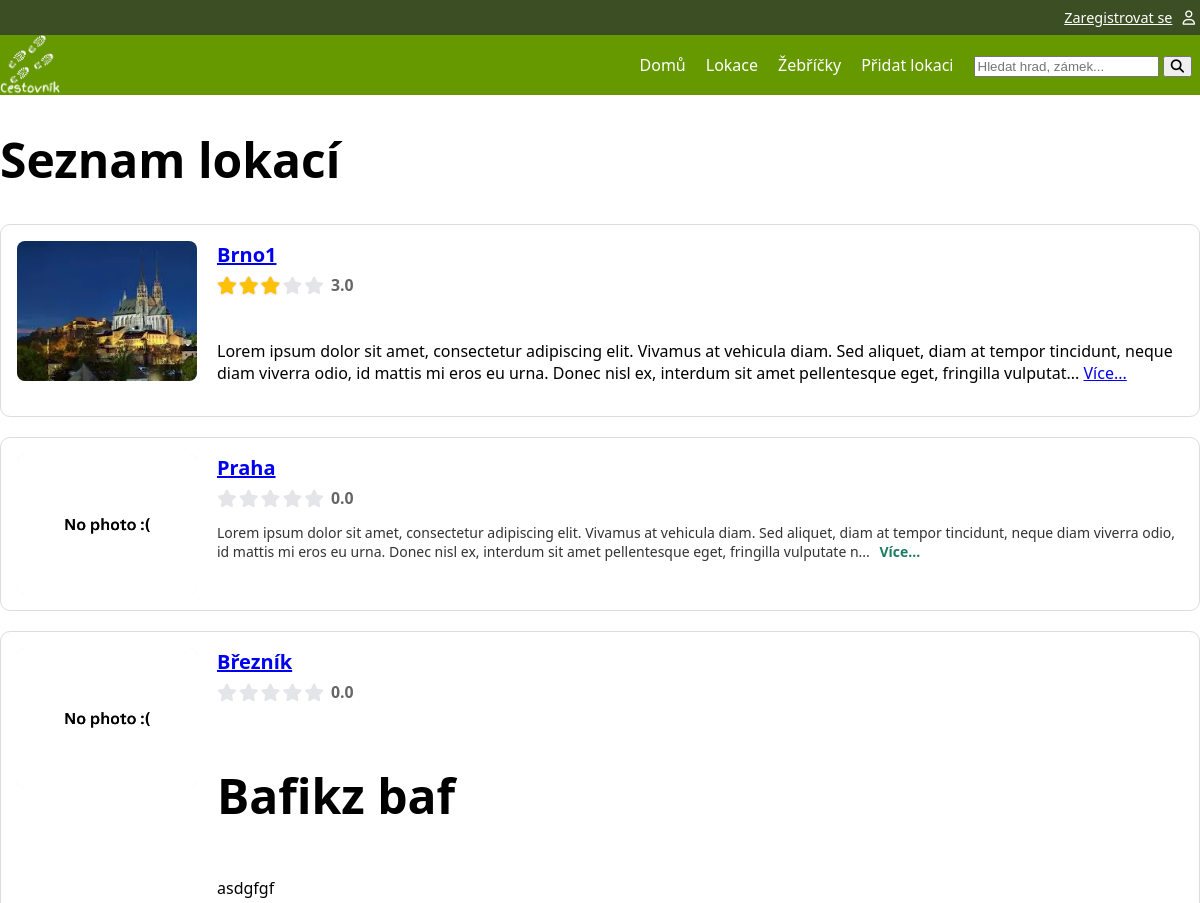
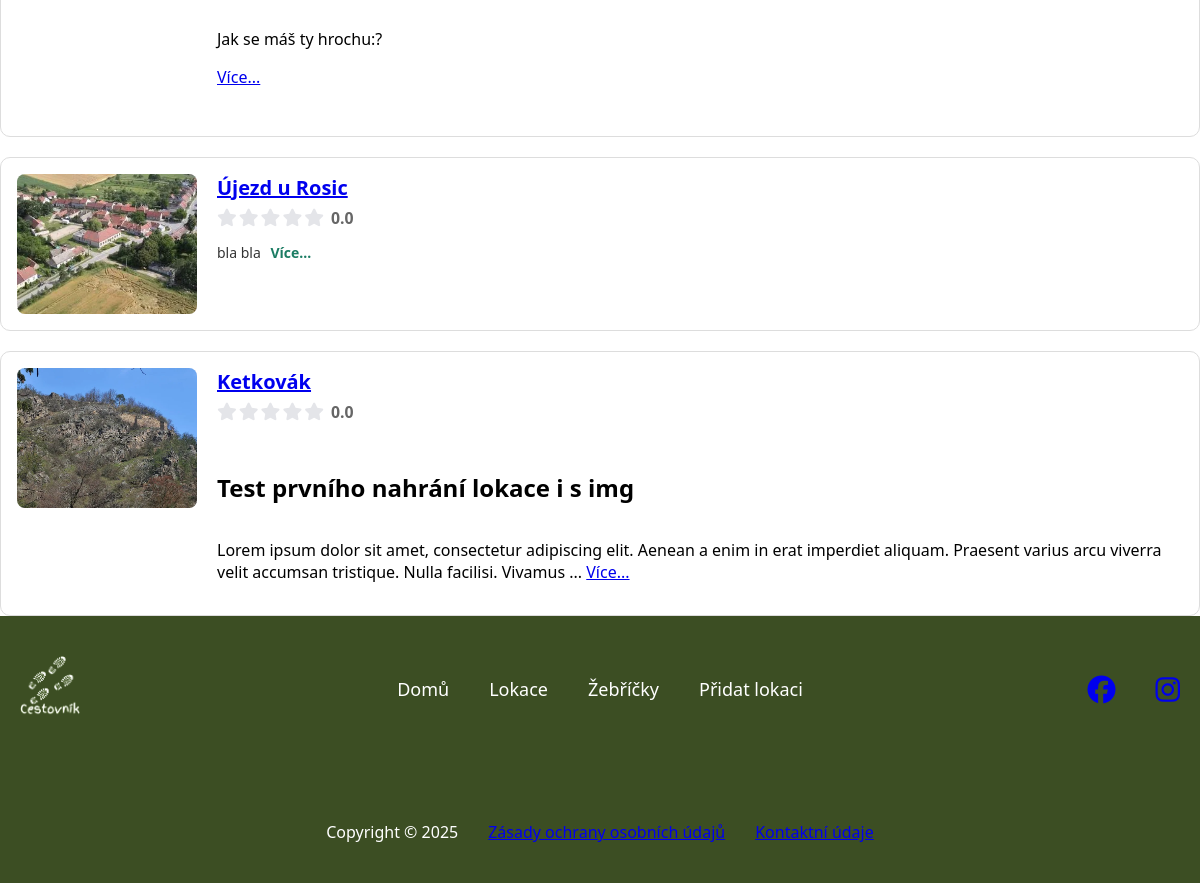
/locations, run on the app's committed database (2 pictures, top to bottom).
### tables this page shows
CREATE TABLE "photo"
(
    id          INTEGER
        primary key autoincrement,
    name        VARCHAR not null,
    alt_text    VARCHAR,
    url         VARCHAR not null,
    id_location INTEGER not null
        references location
            on delete cascade
);

CREATE TABLE "location"
(
    id                  INTEGER
        primary key autoincrement,
    name                VARCHAR                   not null,
    description         VARCHAR,
    date_location_added TEXT default current_date not null,
    id_user             INTEGER                   not null
        constraint location_user_id_fk
            references user
            on delete cascade,
    id_status           INTEGER                   not null
        constraint location_location_status_id_fk
            references location_status
);

### pages/locations.py (the view)
@router.get("/locations", name="list_locations_with_photos_rating", response_class=HTMLResponse)
async def list_locations_with_photos_rating(request: Request, svc: LocationService = Depends(locations_service)):
    locations = svc.list_locations_with_photos_rating()
    tpl = request.app.state.templates
    return tpl.TemplateResponse(
        "locations.html",
        {
            "request": request,
            "title": "Seznam lokací",
            "locations": locations,  # Seznam lokací - údaje o lokaci + fotky + Rating
        },
    )

### templates/locations.html (shortened to what this page needs)
{% extends "base.html" %}
{% block head %}
    <link rel="stylesheet" href="{{ url_for('static', path='css/rating.css') }}">
{% endblock %}
{% block content %}
    <h1>{{ title }}</h1>
    <div class="locations-list">
        {% for loc in locations %}
            <div class="location-card">
                <div class="loc-thumb">
                    {% if loc['photos'] %}
                        <a href="{{ url_for('location_detail',  location_id=loc['id']) }}">
                            <img alt="{{ loc['photos'][0]['alt_text'] }}" src="/{{ loc['photos'][0]['url'] }}">
                        </a>
                    {% else %}
                        <img alt="No photo" src="{{ url_for('static', path='img/web/noImage.webp') }}" class="noImage">
                    {% endif %}
                </div>
                <div class="loc-body">
                    <a href="{{ url_for('location_detail',  location_id=loc['id']) }}">
                        <h2 class="loc-title">{{ loc['name'] }}</h2>
                    </a>
                    <div class="rating-stars" title="Průměrné hodnocení: {{ (loc['avg_rating'] or 0) | round(1) }}">
                        {% set active_stars = loc['avg_rating'] | int %}
                        {% set inactive_stars = 5 - active_stars %}
                        {% for i in range(active_stars) %}
                            <i class="fa-solid fa-star star-active"></i>
                        {% endfor %}
                        {% for i in range(inactive_stars) %}
                            <i class="fa-solid fa-star star-inactive"></i>
                        {% endfor %}
                        <span class="rating-value">
        {% if loc['avg_rating'] %}
            {{ loc['avg_rating'] | round(1) }}
        {% else %}
            0.0
        {% endif %}
    </span>
                    </div>
                    <p class="loc-desc">
                        {{ loc['description'] | truncate(250, True, '...') | safe }}
                        <a href="{{ url_for('location_detail',  location_id=loc['id']) }}" class="more">Více...</a>
                    </p>
                </div>
            </div>
        {% endfor %}
    </div>
{% endblock %}

### static/css/style.css (style rules this page uses)
:root { font-family: system-ui, -apple-system, Segoe UI, Roboto, sans-serif; --background-color: white; --text-color: black; --navbar-background-color: #669900; --footer-background-color: #3c4e23; --white-text-color: white; font-size: 16px; }
html, body { margin:0; padding: 0; background: var(--background-color); width: 100%; }
h1 { font-size: 3em; }
.noImage { max-width: 30vh; }

### static/css/location.css (style rules this page uses)
.locations-list { display: flex; flex-direction: column; gap: 20px; }
.location-card { display: grid; grid-template-columns: 180px 1fr; gap: 20px; padding: 16px; background: #ffffff; border: 1px solid #ddd; border-radius: 10px; }
.loc-thumb { width: 100%; height: 140px; background: #eee; border-radius: 8px; overflow: hidden; }
.loc-thumb img { width: 100%; height: 100%; object-fit: cover; }
.loc-body { display: flex; flex-direction: column; }
.loc-title { margin: 0 0 6px 0; font-size: 20px; font-weight: 600; }
.loc-desc { font-size: 14px; color: #333; }
.loc-desc .more { color: #1b7c63; font-weight: 600; text-decoration: none; margin-left: 6px; }

### static/css/rating.css (style rules this page uses)
.rating-stars { display: inline-flex; align-items: center; gap: 2px; font-size: 1.1em; }
.star-active { color: #ffc107; filter: drop-shadow(0 0 1px rgba(0,0,0,0.2)); }
.star-inactive { color: #e4e5e9; }
.rating-value { margin-left: 5px; font-weight: bold; color: #666; font-size: 0.9em; }

### data on the page
photo: url (picture), name "Brno1", avg_rating "3.0", description "Lorem ipsum dolor sit amet, consectetur adipiscing elit. Vivamus at vehicula diam. Sed aliquet, diam at tempor tincidunt, neque diam viverra odio, id mattis mi eros eu urna. Donec nisl ex, interdum sit amet pellentesque eget, fringilla vulputat..."
location: name "Praha", shows "0.0", description "Lorem ipsum dolor sit amet, consectetur adipiscing elit. Vivamus at vehicula diam. Sed aliquet, diam at tempor tincidunt, neque diam viverra odio, id mattis mi eros eu urna. Donec nisl ex, interdum sit amet pellentesque eget, fringilla vulputate n..."
location: name "Březník", shows "0.0", description "Bafikz baf asdgfgf Jak se máš ty hrochu:?"
photo: url (picture), name "Újezd u Rosic", shows "0.0", description "bla bla"
photo: url (picture), name "Ketkovák", shows "0.0", description "Test prvního nahrání lokace i s img Lorem ipsum dolor sit amet, consectetur adipiscing elit. Aenean a enim in erat imperdiet aliquam. Praesent varius arcu viverra velit accumsan tristique. Nulla facilisi. Vivamus ..."

### other printed values
{{ title }} "Seznam lokací"
